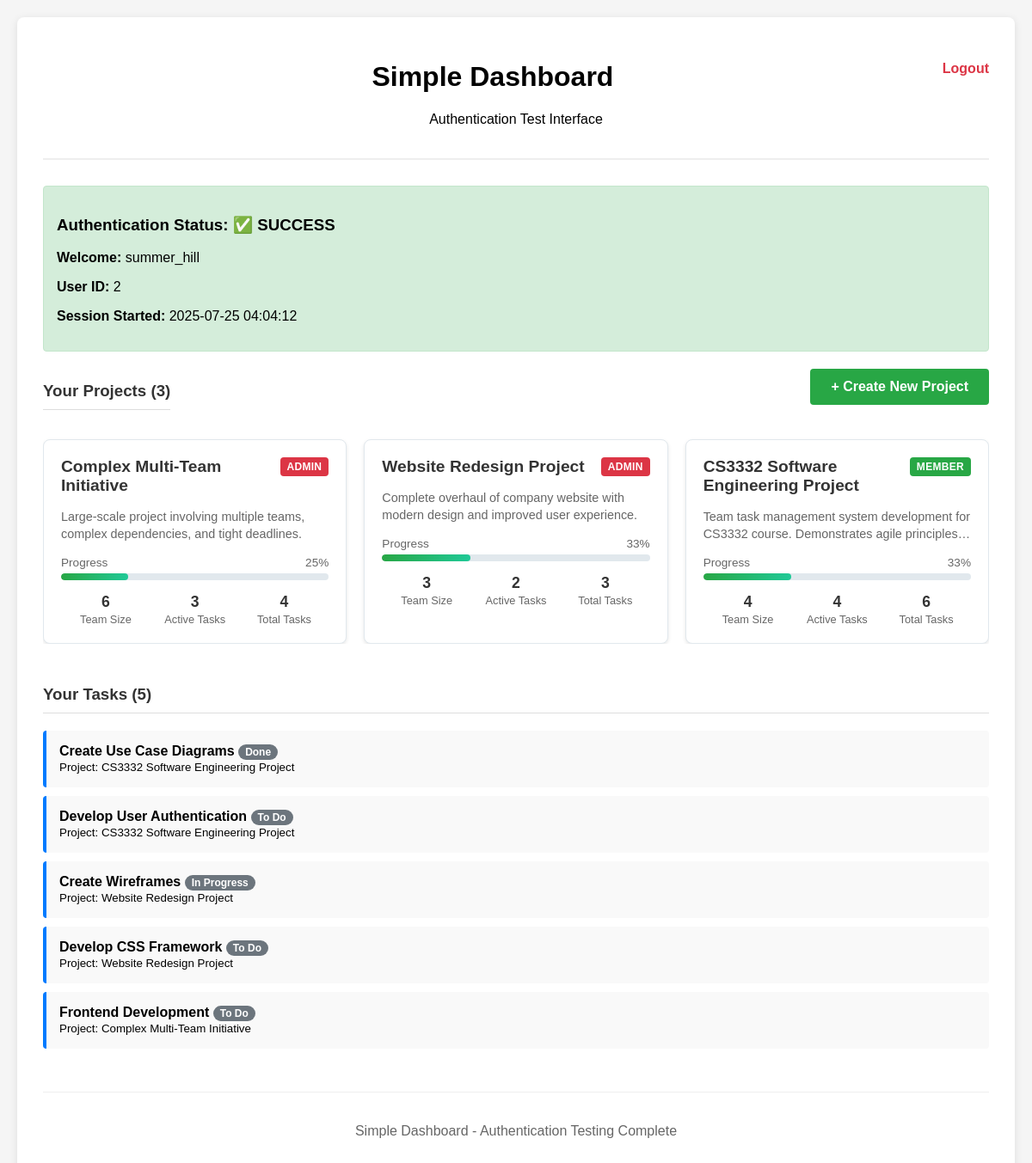
The app's page /dashboard.php (signed in) with its own data.
### tables this page shows
CREATE TABLE projects (
    project_id INT AUTO_INCREMENT PRIMARY KEY,
    title VARCHAR(100) NOT NULL,
    description TEXT,
    is_archived BOOLEAN DEFAULT FALSE,
    created_date TIMESTAMP DEFAULT CURRENT_TIMESTAMP,
    updated_at TIMESTAMP DEFAULT CURRENT_TIMESTAMP ON UPDATE CURRENT_TIMESTAMP
);

CREATE TABLE tasks (
    task_id INT AUTO_INCREMENT PRIMARY KEY,
    project_id INT NOT NULL,
    title VARCHAR(100) NOT NULL,
    description TEXT,
    status ENUM('To Do', 'In Progress', 'Done') DEFAULT 'To Do',
    assigned_by INT,
    assigned_date TIMESTAMP NULL,
    due_date DATE NULL,
    created_at TIMESTAMP DEFAULT CURRENT_TIMESTAMP,
    updated_at TIMESTAMP DEFAULT CURRENT_TIMESTAMP ON UPDATE CURRENT_TIMESTAMP,
    FOREIGN KEY (project_id) REFERENCES projects(project_id) ON DELETE CASCADE,
    FOREIGN KEY (assigned_by) REFERENCES users(user_id) ON DELETE SET NULL,
     
    CONSTRAINT chk_title_length CHECK (CHAR_LENGTH(title) <= 100 AND CHAR_LENGTH(title) >= 1),
     
    FULLTEXT INDEX ft_title_description (title, description)
);

### dashboard.php (the view, shortened to what this page needs)
<?php
$host = 'localhost';
$dbname = 'ttpm_system';
$username = 'root';
$password = '';
$mysqli = new mysqli($host, $username, $password, $dbname);
$userProjects = [];
if (isset($_SESSION['user_id'])) {
    $column_check = $mysqli->query("
        SELECT COUNT(*) as column_exists
        FROM INFORMATION_SCHEMA.COLUMNS
        WHERE TABLE_SCHEMA = 'ttpm_system'
        AND TABLE_NAME = 'projects'
        AND COLUMN_NAME = 'is_archived'
    ");
    $has_archived_column = $column_check->fetch_assoc()['column_exists'] > 0;
    $where_clause = $has_archived_column
        ? "WHERE pm.user_id = ? AND (p.is_archived IS NULL OR p.is_archived = FALSE)"
        : "WHERE pm.user_id = ?";
    $stmt = $mysqli->prepare("
        SELECT
            p.project_id,
            p.title,
            p.description,
            pm.role,
            (SELECT COUNT(*) FROM project_memberships pm2 WHERE pm2.project_id = p.project_id) as team_size,
            (SELECT COUNT(*) FROM tasks t WHERE t.project_id = p.project_id) as total_tasks,
            (SELECT COUNT(*) FROM tasks t WHERE t.project_id = p.project_id AND t.status = 'Done') as completed_tasks,
            (SELECT COUNT(*) FROM tasks t WHERE t.project_id = p.project_id AND t.status IN ('To Do', 'In Progress')) as active_tasks,
            p.created_date
        FROM projects p
        JOIN project_memberships pm ON p.project_id = pm.project_id
        $where_clause
        ORDER BY pm.joined_at DESC
    ");
    $stmt->bind_param("i", $_SESSION['user_id']);
    $stmt->execute();
    $result = $stmt->get_result();
    while ($row = $result->fetch_assoc()) {
        $row['progress_percent'] = $row['total_tasks'] > 0
            ? round(($row['completed_tasks'] / $row['total_tasks']) * 100)
            : 0;
        $userProjects[] = $row;
    }
}
$userTasks = [];
if (isset($_SESSION['user_id'])) {
    $stmt = $mysqli->prepare("
        SELECT t.task_id, t.title, t.status, p.title as project_title
        FROM tasks t
        JOIN task_assignments ta ON t.task_id = ta.task_id
        JOIN projects p ON t.project_id = p.project_id
        WHERE ta.user_id = ?
        LIMIT 10
    ");
    $stmt->bind_param("i", $_SESSION['user_id']);
    $stmt->execute();
    $result = $stmt->get_result();
    while ($row = $result->fetch_assoc()) {
        $userTasks[] = $row;
    }
}
?>
<!DOCTYPE html>
<html lang="en">
<head>
    <link rel="stylesheet" href="assets/css/project.css">
    <link rel="stylesheet" href="assets/css/components.css">
</head>
<body>
    <div class="container dashboard">
        <div class="header center">
            <a href="logout.php" class="logout-link">Logout</a>
            <h1>Simple Dashboard</h1>
            <p>Authentication Test Interface</p>
        </div>
        <div class="auth-info">
            <h3>Authentication Status: ✅ SUCCESS</h3>
            <p><strong>Welcome:</strong> <?php echo htmlspecialchars($_SESSION['username'] ?? 'Unknown'); ?></p>
            <p><strong>User ID:</strong> <?php echo htmlspecialchars($_SESSION['user_id'] ?? 'Not set'); ?></p>
            <p><strong>Session Started:</strong> <?php echo date('Y-m-d H:i:s'); ?></p>
        </div>
        <div class="section">
            <div class="flex-between mb-2">
                <h3 style="margin: 0;">Your Projects (<?php echo count($userProjects); ?>)</h3>
                <div>
                    <a href="create-project.php" class="btn-create member-only">+ Create New Project</a>
                </div>
            </div>
            <?php if (empty($userProjects)): ?>
                <div class="text-center tasks-placeholder">
                    <p><strong>No projects yet!</strong></p>
                    <p>Create your first project to get started with task management.</p>
                </div>
            <?php else: ?>
                <div class="project-cards">
                    <?php foreach ($userProjects as $project): ?>
                        <div class="project-card" onclick="window.location.href='project.php?id=<?php echo $project['project_id']; ?>'">
                            <div class="project-card-header">
                                <div>
                                    <a href="project.php?id=<?php echo $project['project_id']; ?>" class="project-card-title">
                                        <?php echo htmlspecialchars($project['title']); ?>
                                    </a>
                                </div>
                                <span class="role-badge role-<?php echo $project['role']; ?>">
                                    <?php echo ucfirst($project['role']); ?>
                                </span>
                            </div>
                            <div class="project-card-description">
                                <?php echo htmlspecialchars($project['description'] ?? 'No description provided'); ?>
                            </div>
                            <div class="project-progress">
                                <div class="progress-label">
                                    <span>Progress</span>
                                    <span><?php echo $project['progress_percent']; ?>%</span>
                                </div>
                                <div class="progress-bar">
                                    <div class="progress-fill <?php echo $project['progress_percent'] == 0 ? 'zero' : ''; ?>"
                                         style="width: <?php echo $project['progress_percent']; ?>%"></div>
                                </div>
                            </div>
                            <div class="project-stats">
                                <div class="stat-item">
                                    <span class="stat-number"><?php echo $project['team_size']; ?></span>
                                    <div class="stat-label">Team Size</div>
                                </div>
                                <div class="stat-item">
                                    <span class="stat-number"><?php echo $project['active_tasks']; ?></span>
                                    <div class="stat-label">Active Tasks</div>
                                </div>
                                <div class="stat-item">
                                    <span class="stat-number"><?php echo $project['total_tasks']; ?></span>
                                    <div class="stat-label">Total Tasks</div>
                                </div>
                            </div>
                        </div>
                    <?php endforeach; ?>
                </div>
            <?php endif; ?>
        </div>
        <div class="section">
            <h3>Your Tasks (<?php echo count($userTasks); ?>)</h3>
            <?php if (empty($userTasks)): ?>
                <p>No tasks assigned.</p>
            <?php else: ?>
                <?php foreach ($userTasks as $task): ?>
                    <div class="item">
                        <strong><?php echo htmlspecialchars($task['title']); ?></strong>
                        <span class="status-badge"><?php echo htmlspecialchars($task['status']); ?></span>
                        <br>
                        <small>Project: <?php echo htmlspecialchars($task['project_title']); ?></small>
                    </div>
                <?php endforeach; ?>
            <?php endif; ?>
        </div>
        <div style="text-align: center; margin-top: 40px; padding-top: 20px; border-top: 1px solid #eee; color: #666;">
            <p>Simple Dashboard - Authentication Testing Complete</p>
        </div>
    </div>
</body>
</html>

### assets/css/project.css (style rules this page uses)
body { font-family: Arial, sans-serif; margin: 0; padding: 20px; background-color: #f5f5f5; }
.container { max-width: 1000px; margin: 0 auto; background: white; padding: 30px; border-radius: 8px; box-shadow: 0 2px 10px rgba(0,0,0,0.1); }
.header { display: flex; justify-content: space-between; align-items: center; margin-bottom: 30px; padding-bottom: 20px; border-bottom: 2px solid #eee; }
.header.center { text-align: center; display: block; }
.role-badge { padding: 5px 12px; border-radius: 15px; font-size: 12px; font-weight: bold; color: white; }
.role-admin { background: #dc3545; }
.role-member { background: #28a745; }
.section { margin-bottom: 30px; }
.section h3 { color: #333; border-bottom: 1px solid #ddd; padding-bottom: 10px; margin-bottom: 20px; }
.btn-create { background: #28a745; color: white; padding: 12px 24px; border: none; border-radius: 4px; text-decoration: none; font-size: 16px; font-weight: bold; display: inline-block; margin-bottom: 20px; }
.project-cards { display: grid; grid-template-columns: repeat(auto-fill, minmax(320px, 1fr)); gap: 20px; margin-top: 20px; }
.project-card { background: white; border: 1px solid #e1e8ed; border-radius: 8px; padding: 20px; transition: all 0.2s ease; cursor: pointer; box-shadow: 0 2px 4px rgba(0,0,0,0.1); }
.project-card-header { display: flex; justify-content: space-between; align-items: start; margin-bottom: 15px; }
.project-card-title { font-size: 1.2rem; font-weight: bold; color: #333; margin: 0 0 5px 0; text-decoration: none; }
.project-card-description { color: #666; font-size: 0.9rem; margin-bottom: 15px; line-height: 1.4; display: -webkit-box; -webkit-line-clamp: 2; -webkit-box-orient: vertical; overflow: hidden; }
.project-progress { margin-bottom: 15px; }
.progress-label { display: flex; justify-content: space-between; font-size: 0.85rem; color: #666; margin-bottom: 5px; }
.progress-bar { width: 100%; height: 8px; background: #e1e8ed; border-radius: 4px; overflow: hidden; }
.progress-fill { height: 100%; background: linear-gradient(90deg, #28a745, #20c997); border-radius: 4px; transition: width 0.3s ease; }
.project-stats { display: flex; justify-content: space-between; margin-top: 15px; }
.stat-item { text-align: center; flex: 1; }
.stat-number { display: block; font-size: 1.1rem; font-weight: bold; color: #333; }
.stat-label { font-size: 0.8rem; color: #666; margin-top: 2px; }
.item { padding: 15px; margin: 10px 0; background: #f9f9f9; border-left: 4px solid #007bff; border-radius: 4px; transition: background 0.2s; }
.container.dashboard { max-width: 1200px; }
.logout-link { float: right; color: #dc3545; text-decoration: none; font-weight: bold; }
.status-badge { padding: 2px 8px; border-radius: 12px; font-size: 12px; font-weight: bold; color: white; background: #6c757d; }
.auth-info { background: #d4edda; border: 1px solid #c3e6cb; padding: 15px; border-radius: 4px; margin-bottom: 20px; }
.mb-2 { margin-bottom: 20px; }
.flex-between { display: flex; justify-content: space-between; align-items: center; }
.section { overflow: hidden; }

### assets/css/components.css (style rules this page uses)
.member-only { display: block; }
.role-badge { display: inline-block; padding: 0.25rem 0.5rem; font-size: 0.75rem; font-weight: 600; border-radius: 0.25rem; text-transform: uppercase; letter-spacing: 0.025em; }

### records on screen
projects: title "Complex Multi-Team Initiative", role "ADMIN", description "Large-scale project involving multiple teams, complex dependencies, and tight deadlines.", progress_percent "25", team_size "6", active_tasks "3", total_tasks "4"
projects: title "Website Redesign Project", role "ADMIN", description "Complete overhaul of company website with modern design and improved user experience.", progress_percent "33", team_size "3", active_tasks "2", total_tasks "3"
projects: title "CS3332 Software Engineering Project", role "MEMBER", description "Team task management system development for CS3332 course. Demonstrates agile…", progress_percent "33", team_size "4", active_tasks "4", total_tasks "6"
tasks: title "Create Use Case Diagrams", status "Done", project.title "CS3332 Software Engineering Project"
tasks: title "Develop User Authentication", status "To Do", project.title "CS3332 Software Engineering Project"
tasks: title "Create Wireframes", status "In Progress", project.title "Website Redesign Project"
tasks: title "Develop CSS Framework", status "To Do", project.title "Website Redesign Project"
tasks: title "Frontend Development", status "To Do", project.title "Complex Multi-Team Initiative"

### other values on screen
$_SESSION['username'] "summer_hill"
$_SESSION['user_id'] "2"
count($userProjects) "3"
count($userTasks) "5"
